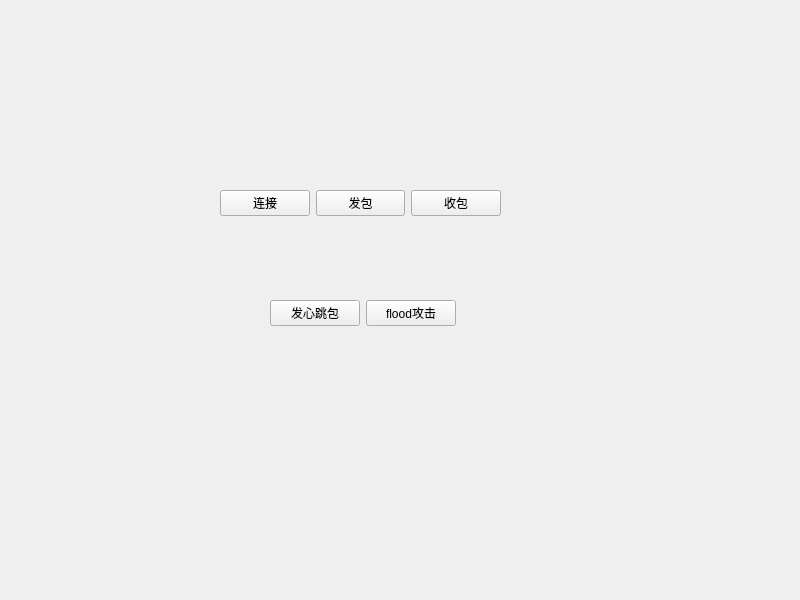
<?xml version="1.0" encoding="UTF-8"?>
<ui version="4.0">
 <class>Widget</class>
 <widget class="QWidget" name="Widget">
  <property name="geometry">
   <rect>
    <x>0</x>
    <y>0</y>
    <width>800</width>
    <height>600</height>
   </rect>
  </property>
  <property name="windowTitle">
   <string>Widget</string>
  </property>
  <widget class="QWidget" name="">
   <property name="geometry">
    <rect>
     <x>220</x>
     <y>190</y>
     <width>281</width>
     <height>26</height>
    </rect>
   </property>
   <layout class="QHBoxLayout" name="horizontalLayout">
    <item>
     <widget class="QPushButton" name="connect_Button">
      <property name="text">
       <string>连接</string>
      </property>
     </widget>
    </item>
    <item>
     <widget class="QPushButton" name="sendButton">
      <property name="text">
       <string>发包</string>
      </property>
     </widget>
    </item>
    <item>
     <widget class="QPushButton" name="recvButton">
      <property name="text">
       <string>收包</string>
      </property>
     </widget>
    </item>
   </layout>
  </widget>
  <widget class="QWidget" name="">
   <property name="geometry">
    <rect>
     <x>270</x>
     <y>300</y>
     <width>186</width>
     <height>26</height>
    </rect>
   </property>
   <layout class="QHBoxLayout" name="horizontalLayout_2">
    <item>
     <widget class="QPushButton" name="sendheartButton">
      <property name="text">
       <string>发心跳包</string>
      </property>
     </widget>
    </item>
    <item>
     <widget class="QPushButton" name="floodButton">
      <property name="text">
       <string>flood攻击</string>
      </property>
     </widget>
    </item>
   </layout>
  </widget>
 </widget>
 <resources/>
 <connections/>
</ui>
